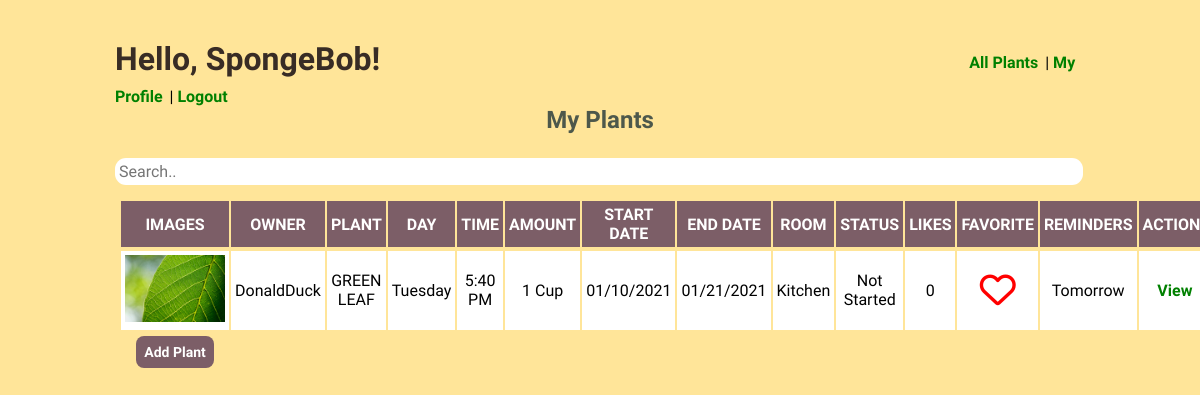
Before: /plants (signed in) with the older database file.
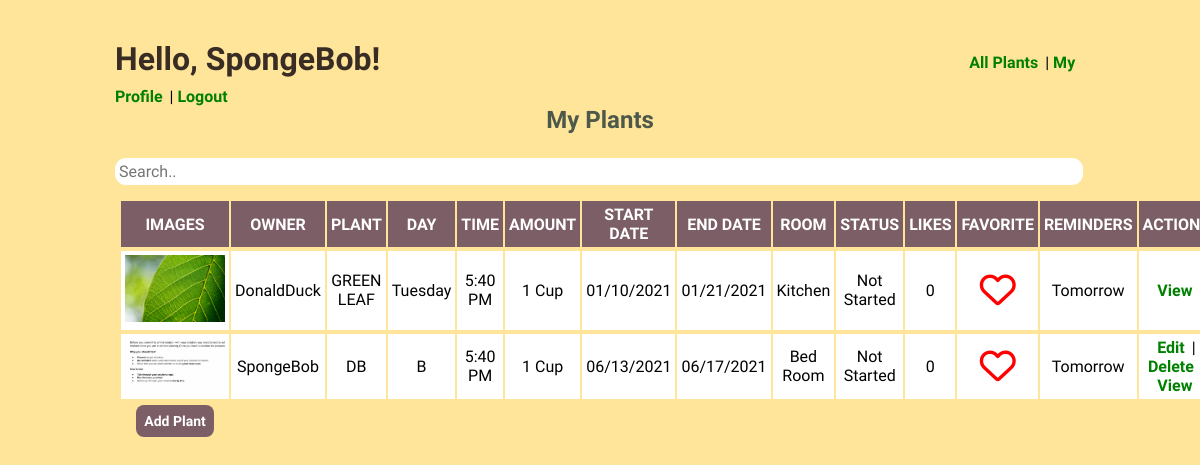
After: the same page with the newer database file.
### water_plant_app/models.py (models this page shows)
class User(models.Model):
    first_name = models.CharField(max_length = 255)
    last_name = models.CharField(max_length = 255)
    email = models.CharField(max_length = 255)
    password = models.CharField(max_length = 255)
    created_at = models.DateTimeField(auto_now_add = True)
    updated_at = models.DateTimeField(auto_now = True)
    objects = UserManager()

class Plant(models.Model):
    plants = models.CharField(max_length = 255)
    day = models.CharField(max_length = 140)
    time = models.CharField(max_length = 140)
    quantity = models.CharField(max_length = 14)
    start_date = models.DateTimeField(null = True)
    end_date = models.DateTimeField(null = True)
    description = models.TextField()
    finished = models.CharField(max_length = 5, null = True)
    user_likes = models.ManyToManyField(User, related_name='liked_plant')  # ManyUsersLikeManyPlants and ManyPlantsAreLikedbyManyUsers
    favorites = models.ManyToManyField(User, related_name = 'user_favorite')
    owner = models.ForeignKey(User, related_name = 'plant_owner', on_delete = models.CASCADE)
    img = models.ImageField(upload_to = "img/", null = True, blank = True)
    room = models.CharField(max_length = 140, null = True)
    created_at = models.DateTimeField(auto_now_add = True)
    updated_at = models.DateTimeField(auto_now = True)
    objects = PlantManager()

### water_plant_app/views.py (the view)
# urls.py: path('plants', views.plants),
def plants(request):
    if 'user_id' not in request.session:
        messages.error(request, "Need to register or login buddy!")
        return redirect('/')
    user = User.objects.get(id=request.session['user_id'])
    plants = Plant.objects.all()
    context = {
        'user':user,
        'all_plants':plants,
    }
    return render(request, 'plants.html', context)

### water_plant_app/templates/plants.html (shortened to what this page needs)
<!DOCTYPE html>
<html lang="en">
<head>
    {% load static %}
    <link rel="stylesheet" href="{% static 'CSS/style.css' %}">
</head>
<body>
    <div id="all">
        <h1 class="title">Hello, {{user.first_name}}! </h1>  <span> <a class="link" href="/plants">All Plants</a> | <a class="link" href="/user/profile">My Profile</a> | <a class="link" href="/logout">Logout</a> </span>
        <h2 class="sub-title">My Plants</h2>
        <input id="plantSearch" type="text" placeholder="Search..">
        <table>
            <tr>
                <th>Images</th>
                <th>Owner</th>
                <th>Plant</th>
                <th>Day</th>
                <th>Time</th>
                <th>Amount</th>
                <th>Start Date</th>
                <th>End Date</th>
                <th>Room</th>
                <th>Status</th>
                <th>Likes</th>
                <th>Favorite</th>
                <th>Reminders</th>
                <th>Actions</th>
            </tr>
            {% for plants in all_plants %}
                <tr>
                    <tbody id="plantTable">
                        <td>
                            {% if plants.img %}
                                <img class="img" src="{{plants.img.url}}">
                            {% endif %}
                        </td>
                        <td>{{plants.owner.first_name}}</td>
                        <td>{{plants.plants}}</td>
                        <td>{{plants.day}}</td>
                        <td>{{plants.time}}</td>
                        <td>{{plants.quantity}}</td>
                        <td>{{plants.start_date | date:"SHORT_DATE_FORMAT"}}</td>
                        <td>{{plants.end_date | date:"SHORT_DATE_FORMAT"}}</td>
                        <td>{{plants.room}}</td>
                        <td>{{plants.finished}}</td>
                        <td>{{plants.user_likes.count}}</td>
                        <td>
                            {% if user not in plants.favorites.all %}
                                <a href="/plant/{{plants.id}}/favorite"><i class="far fa-heart"></i></a>
                            {% endif %}
                        </td>
                        <td>Tomorrow</td>
                        <td>
                            {% if plants.owner == user %}
                                <a class="link" href="/plant/edit/{{plants.id}}">Edit</a> |
                                <a class="link" href="/plant/delete/{{plants.id}}">Delete</a> |
                            {% endif %}
                            <a class="link" href="/plant/{{plants.id}}">View</a>
                        </td>
            {% endfor %}
                    </tbody>
            </tr>
            <tr>
                <td class="no-border-button">
                    <form action="/plants/form" method="post">
                        <button type="submit">Add Plant</button>
                    </form>
                </td>
            </tr>
        </table>
    </div>
</body>
</html>

### water_plant_app/static/CSS/style.css (style rules this page uses)
* { padding:0; margin:0; font-family:'Open Sans Condensed', sans-serif; }
body { background:#FFE599; }
.img { width:100px; }
#all, #add { width:970px; height:auto; margin:0 auto; margin-top:40px; }
td i { color:red; font-size: 36px; text-align: center; }
a { color:#382C25; }
.link { margin-right:3px; color:green; }
table { width:100%; padding:4px; }
#plantSearch { width:99%; padding:4px; border:none; }
table button { padding:8px; border:none; font-weight: bold; border-radius: 8px; font-size:14px; }
td { margin-left:20px; padding: 4px; text-align: center; background:white; }
a { font-weight: bold; }
.no-border-button { background:none; text-align: middle; }
th { padding: 4px; text-align: center; background: #7C5E67; color:white; margin-bottom:2px; font-weight: bold; text-transform: uppercase; }
.title { display:inline-block; vertical-align: middle; margin-right:585px; margin-bottom:9px; color:#382C25; }
.sub-title { text-align: center; margin-bottom:14px; color:#4D584B; }
form { margin: 0 auto; }
a { text-decoration: none; font-weight: bold; }
input { margin-top:10px; margin-bottom:10px; font-size:16px; border-radius: 11px; }
button { background:#7C5E67; color:white; font-weight: bold; cursor: pointer; }

Changed rows visible on the page:
added Plant: img (picture), owner.first_name "SpongeBob", plants "DB", day "B", time "5:40 PM", quantity "1 Cup", start_date "06/13/2021", end_date "06/17/2021", room "Bed Room", finished "Not Started", user_likes.count "0"
